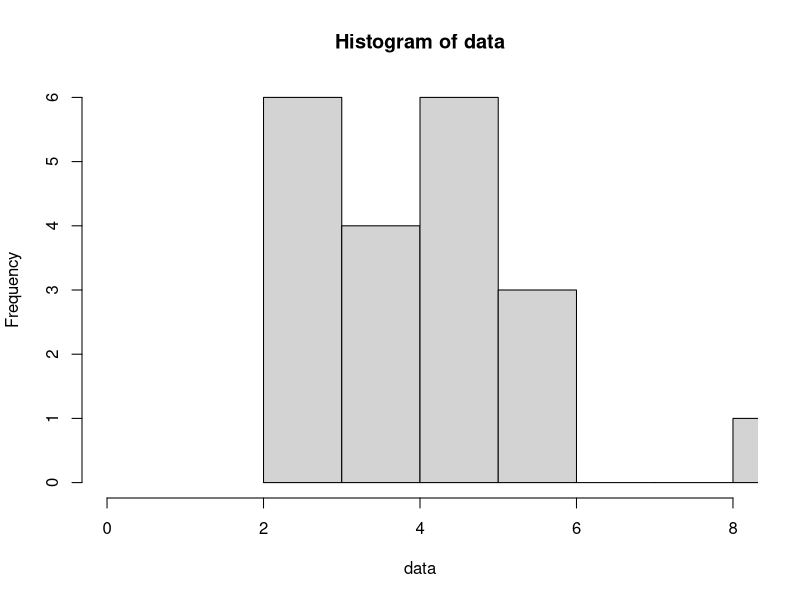

R code for this plot:
#soal no 2
#jumlah pasien = n = 20
#peluang sembuh = p = 0.2

# a. peluang sembuh 4 pasien
a <- dbinom(x=4,20,0.2)
a
#output = 0.2181994

# b. Grafik histogram
data <- rbinom(20,20,0.2)
hist(data,
     xlim = c(0,8))

# c. Nilai rataan dan varians
n=20 #jumlah pasien
p=0.2 #peluang
q=1-p #peluang failure nya

#mean theorytical
me=n*p
me

#mean sample
mean(data)

#variance theorytical
va=n*p*q
va

#variance sample
var(data)